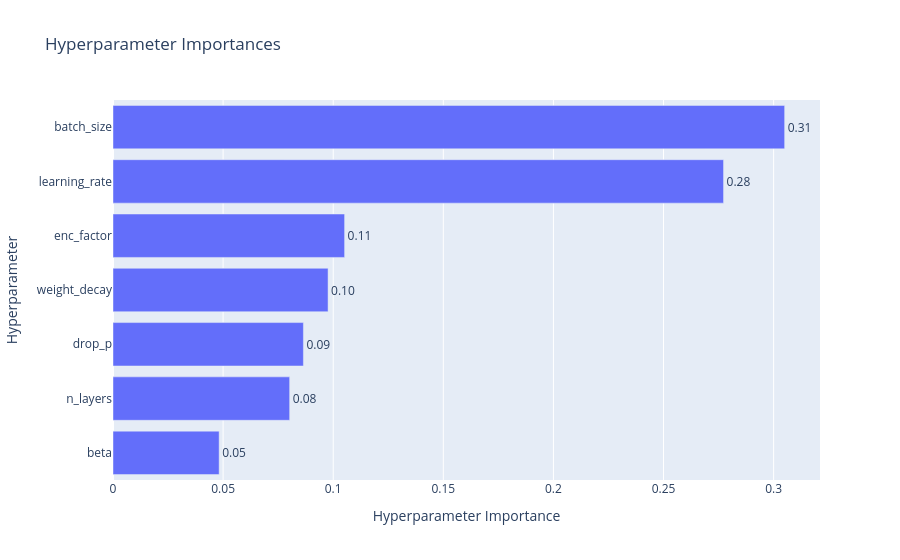

Write notebook code for a chart like this one.
### Markdown cell above
### Hyperparameter Importances
We can also visualize which hyperparameters had the biggest impact on the objective value.

### Code cell
from optuna.visualization import plot_param_importances

plot_param_importances(study)

### Figure 1 — Plotly figure (JSON) as saved in the notebook; plotly's stock layout.template omitted (floating-point values rounded to 4 significant figures)
{"data": [{"cliponaxis": false, "hovertemplate": ["beta (FloatDistribution): 0.04820257186252101<extra></extra>", "n_layers (IntDistribution): 0.08022536745354589<extra></extra>", "drop_p (FloatDistribution): 0.08646470712149235<extra></extra>", "weight_decay (FloatDistribution): 0.09766447903269876<extra></extra>", "enc_factor (IntDistribution): 0.10517773088408018<extra></extra>", "learning_rate (FloatDistribution): 0.27725935138854413<extra></extra>", "batch_size (IntDistribution): 0.3050057922571177<extra></extra>"], "name": "Objective Value", "orientation": "h", "text": ["0.05", "0.08", "0.09", "0.10", "0.11", "0.28", "0.31"], "textposition": "outside", "x": [0.0482, 0.08023, 0.08646, 0.09766, 0.1052, 0.2773, 0.305], "y": ["beta", "n_layers", "drop_p", "weight_decay", "enc_factor", "learning_rate", "batch_size"], "type": "bar"}], "layout": {"title": {"text": "Hyperparameter Importances"}, "xaxis": {"title": {"text": "Hyperparameter Importance"}}, "yaxis": {"title": {"text": "Hyperparameter"}}}}
